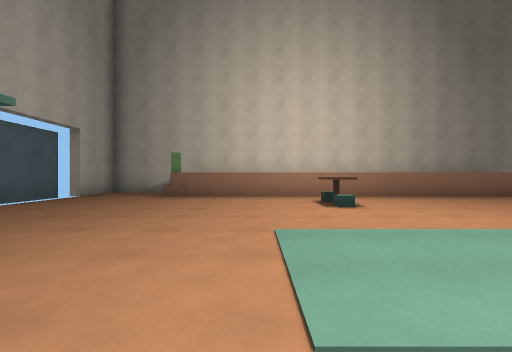
[1] (above)

18 first-person views from a walk through a Godot game level. The camera is 1.2 m above the floor, looks level and sees 85° across. Doors that lead somewhere are drawn open, without their leaves. The floor is counted in squares, 2 m on a side. Each view is taken from the middle of a square. On the plan, view 1 faces up. The plan holds only what a view shows up to about 9 squares ahead; the rest is blank. Characters and animated objects are left out.

[2]
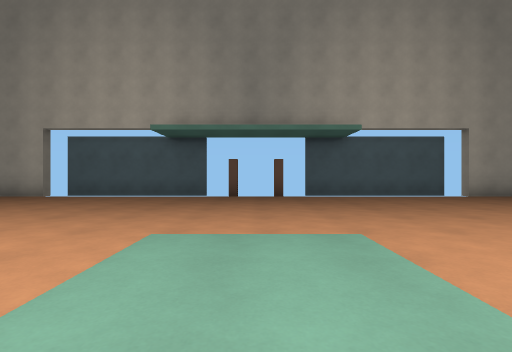

[3]
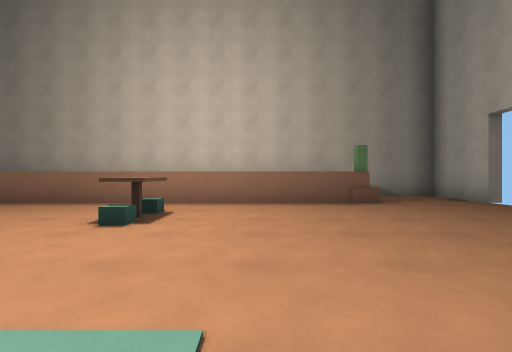

[4]
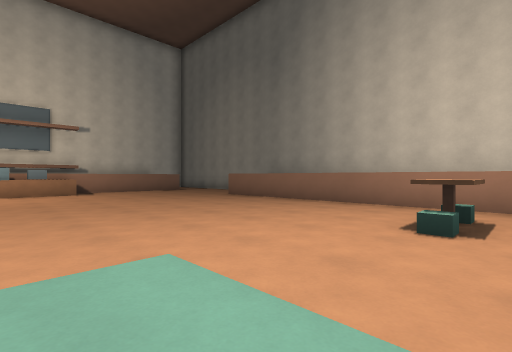

[5]
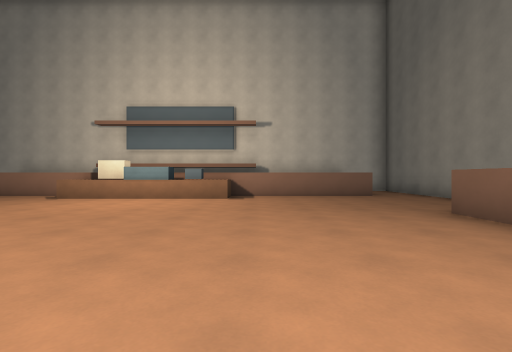

[6]
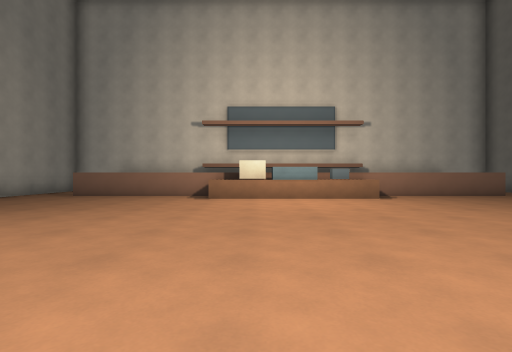

[7]
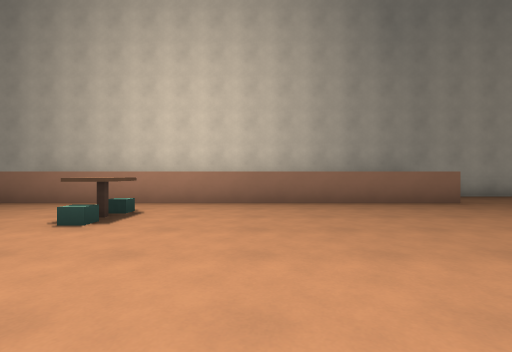

[8]
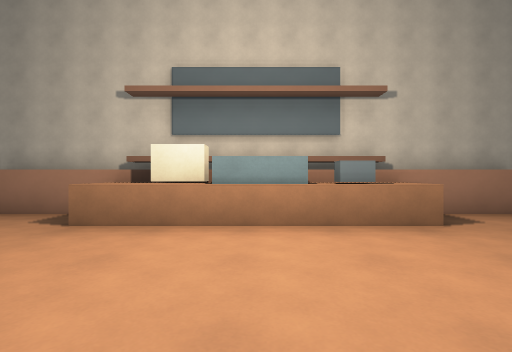

[9]
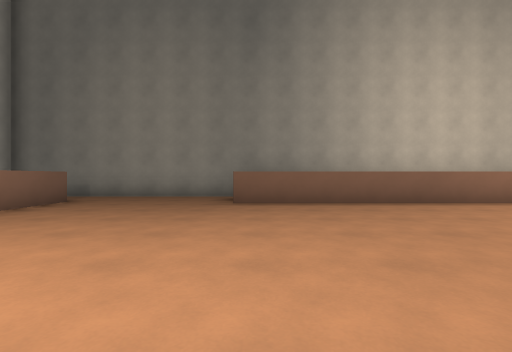

[10]
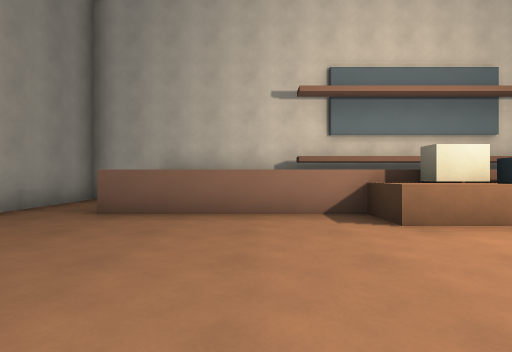

[11]
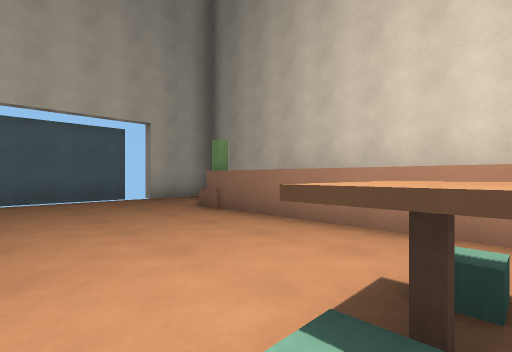

[12]
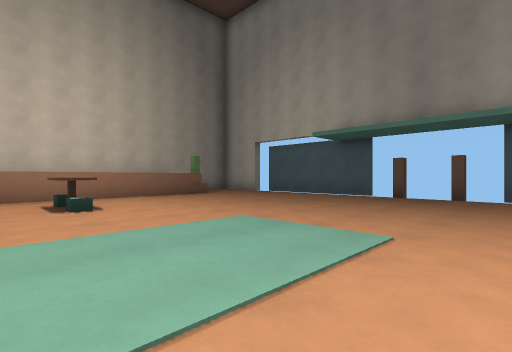

[13]
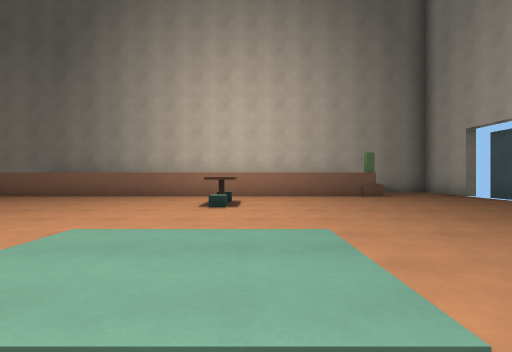

[14]
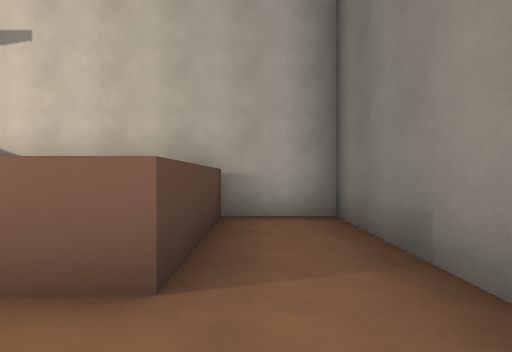

[15]
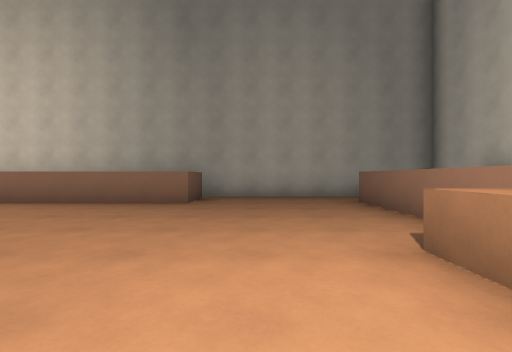

[16]
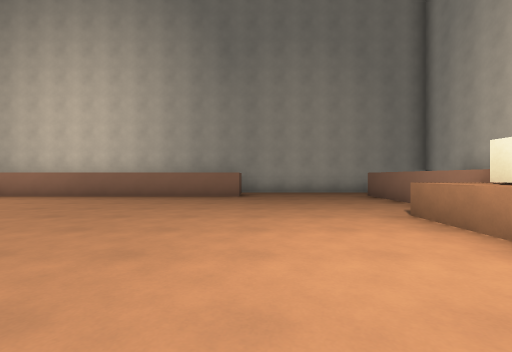

[17]
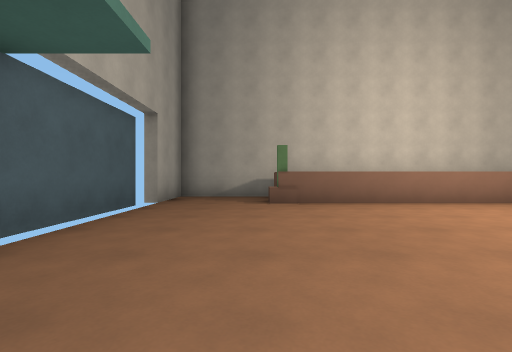

[18]
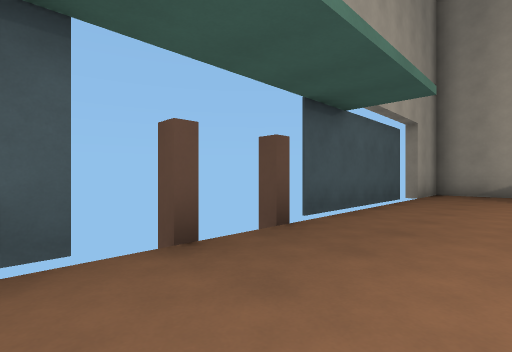

### Floor plan
Key: @ floor where view 1 was taken; # wall or solid block; . floor; D open door; ^ raised ledge; B block.
Columns run from 6 left of view 1 to 16 right of it. Each row starts with its distance up from view 1.
 11 #######################
 10 #...           .......#
  9 #...^^^^^^^^^^^.......#
  8  ..B^..............^ #
  7 #..................^ #
  6 #.......^..........^ #
  5 #..................^ #
  4 #.................^^ #
  3 ##................^^ #
  2  D................^  #
  1 ##................^^ #
  0 #.....@...........^^ #
 -1 #..................^ #
 -2 #.......^..........^ #
 -3 #..................^ #
 -4  ..B^..............^^##
 -5 #...^^^^^^^^^^^.......#
 -6 #..            .......#
 -7 #######################

Positions as (right, up) in squares from view 1, and headings:
1: (0, 0), facing up
2: (3, 2), facing left
3: (0, 2), facing down
4: (1, 2), facing down-right
5: (4, -1), facing right
6: (4, 3), facing right
7: (4, 2), facing up
8: (8, 2), facing right
9: (8, 2), facing down
10: (8, 6), facing right
11: (2, 5), facing up-left
12: (3, 4), facing down-left
13: (1, 4), facing down
14: (11, -5), facing right
15: (10, 2), facing up
16: (9, 0), facing up
17: (-3, 2), facing up
18: (-3, 0), facing up-left
